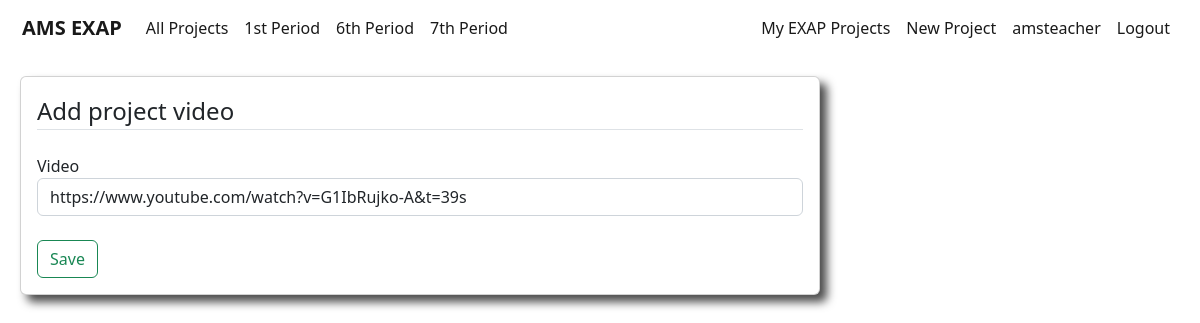
The app's page /users/projects/16/addvideo/ (signed in), older data.
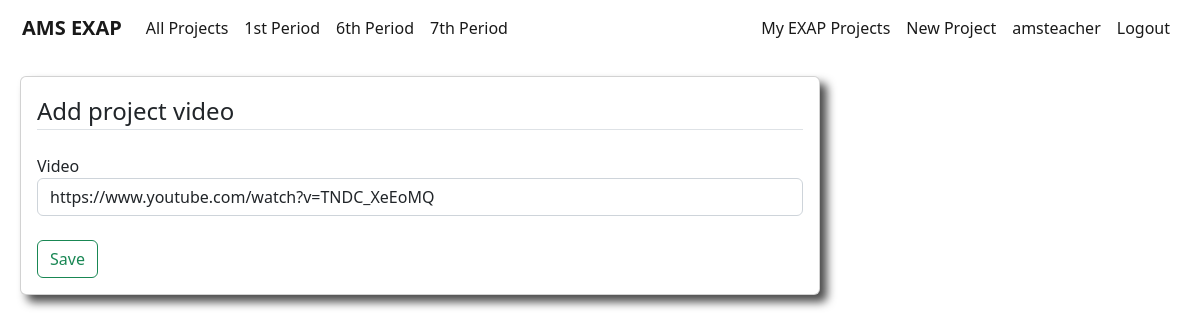
The same page, newer data.
### users/models.py (models this page shows, shortened)
class Project(models.Model):
    student = models.ForeignKey(User,on_delete=models.CASCADE)
    period = models.IntegerField(choices=periods,default=1)
    liked = models.ManyToManyField(User,default=None,blank=True,related_name='likes')
    title = models.CharField(max_length=50,default='My EXAP project')
    blurb = models.CharField(max_length=100,default='Check out my project')
    description = models.TextField(default="I haven't written my project description yet, but trust me it will be awesome!")
    video = models.CharField(max_length=1000,blank=True)
    photo = models.ImageField(default=None,blank=True,upload_to='project_pics')

### users/views.py (the view)
# urls.py: path('projects/<int:pk>/addvideo/',AddVideoView,name='add-video'),
@login_required
def AddVideoView(request,pk):
    project = get_object_or_404(Project,pk=pk)
    if request.method == 'POST':
        form = ProjectVideoForm(request.POST,request.FILES, instance=project)
        if form.is_valid():
            form.save()
            return redirect('project-details',pk=project.pk)
    else:
        form = ProjectVideoForm(instance=project)
    context = {
        'title':'Add Video',
        'form':form,
        'project':project
    }
    return render(request,'users/add_video.html',context)

### users/forms.py
class ProjectVideoForm(forms.ModelForm):
    class Meta:
        model = Project
        fields = ['video']

### users/templates/users/add_video.html (shortened to what this page needs)
{% extends 'main/base.html' %}
{% load crispy_forms_tags %}
{% block content %}
<div class="card project-card" style="width: 800px;">
    <div class="card-body project-card-body">
        <form method="POST" enctype='multipart/form-data'>
            <fieldset class="form-group">
                <legend class="border-bottom mb-4">Add project video</legend>
                {{ form|crispy }}
            </fieldset>
            <br>
            <div class='form-group'>
                <button class="btn btn-outline-success" type='submit'>Save</button>
            </div>
        </form>
    </div>
</div>
{% endblock content %}

Row changes from the older to the newer data that the page shows:
changed Project: video "https://www.youtube.com/watch?v=G1IbRujko-A&t=39s" → "https://www.youtube.com/watch?v=TNDC_XeEoMQ"
